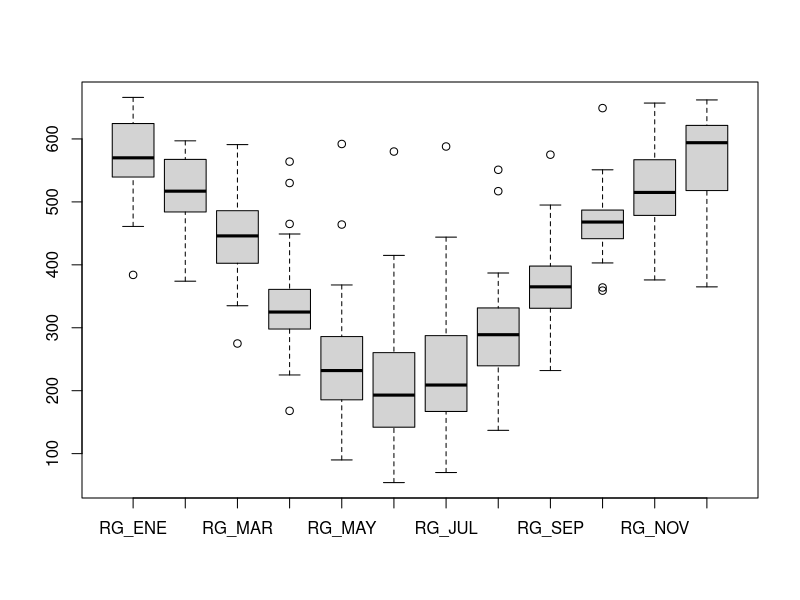
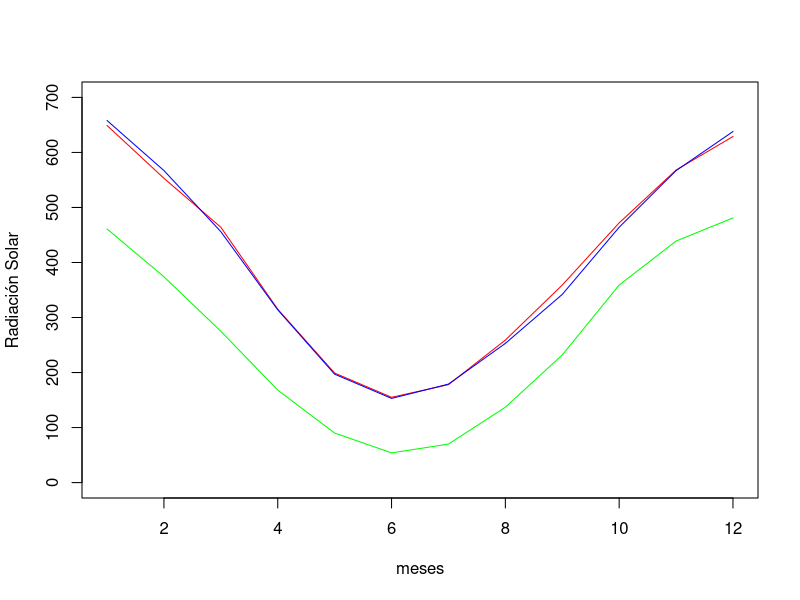
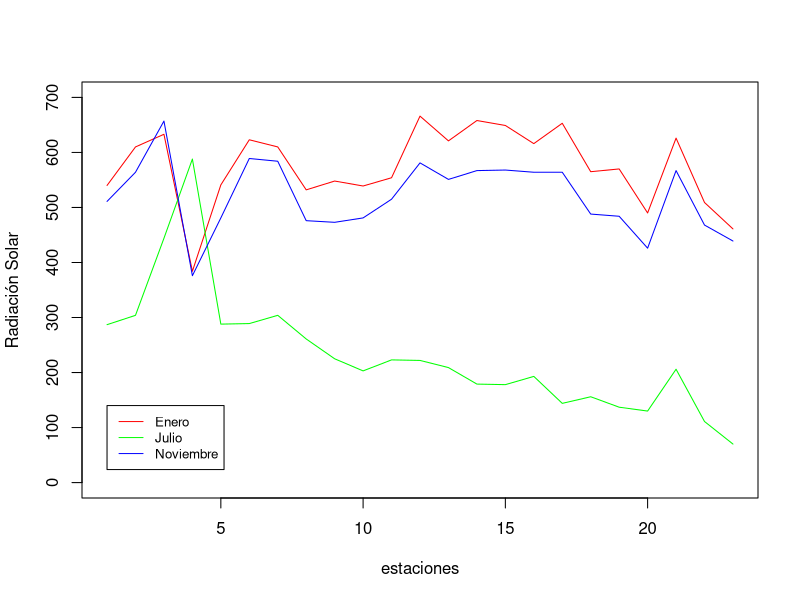
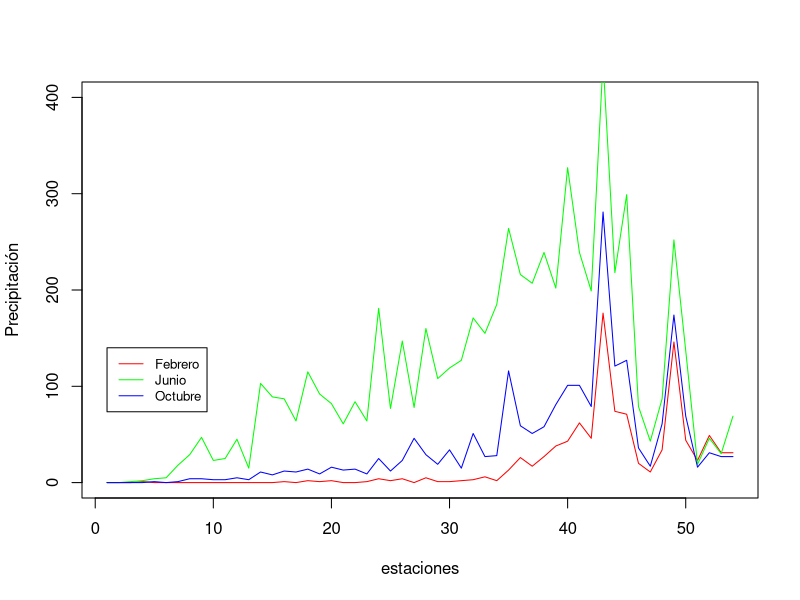

Generate these figures, in order, with R:
## ---- chunk 1
#| eval: true
# Leer el archivo data_rs.csv con la función read.csv2. El archivo está guardado en la ruta 'data/data_rs.csv'. Se asignó al objeto data_rs en R.
data_rs <- read.csv2('data/data_rs.csv')

# el objeto data_rs ahora tiene los datos de radiación solar 
#
# función "head" para ver sólo las primeras 6 filas. 
head(data_rs) 
## ---- chunk 2
#| eval: true
# para graficar se utiliza la función boxplot, como argumento se ingresa los datos seleccionando las columnas entre las 6 a la 17 que corresponde a los meses entre enero a diciembre
boxplot(data_rs[,6:17])
## ---- chunk 3
#| eval: true
# la función sample permite tomar una muestra aleatoria 
set.seed(987)
s <- sample(x = 1:23, size =3)

#guarda los datos de radiación solar de la primera estación de la
#muestra anteriro cuya posición se encuentra en el vector númerico
#"s". Selecciona las columnas 6:17 que corresponde a los meses entre
#enero a diciembre. El valor devuelto corresponde a un data.frame,
#por lo que se utiliza la función "as.numeric" para transformarlo en
#un vector númerico y así poder graficarlo.

data_rs_estacion1 <- as.numeric(data_rs[s[1],6:17])

# ahora lo mismo para la segunda y tercera estacion de la muestra
data_rs_estacion2 <- as.numeric(data_rs[s[2],6:17])
data_rs_estacion3 <- as.numeric(data_rs[s[3],6:17])

# la función plot realiza la gráfica, el argumneto type ='l' indica # que se grafique como tipo linea, col = 'red', indica el color de 
# la linea. xlab e ylab, sirven para cambiar el nombre del título de # los ejes. ylim le dice a R cuales son los límites del eje y.

plot(data_rs_estacion1,type = 'l',col = 'red',
     ylim = c(0,700), xlab = 'meses',ylab = 'Radiación Solar')

# la función "lines" permite que se cree un gráfico de lineas y se agregué al gráfico anterior. 

lines(data_rs_estacion2,col = 'blue') 
lines(data_rs_estacion3,col = 'green')
## ---- chunk 4
#| eval: true
#| echo: false
plot(data_rs$RG_ENE,col = 'red',type = 'l',ylim = c(0,700),xlab = 'estaciones', ylab = 'Radiación Solar')
lines(data_rs$RG_JUL, col = 'green')
lines(data_rs$RG_NOV, col = 'blue')
legend(1, 140, legend=c("Enero", "Julio", "Noviembre"),
       col=c("red", "green", "blue"), lty=1, cex=0.8)
## ---- chunk 5
#| eval: true
# Método 1:
#
# se realiza la operación lógica == para preguntar a R, en que 
# posición del vector data_rs$REGION es verdadero que está la región # de Valparaiso

ix <- data_rs$REGIÓN == 'VALPARAISO'
data_rs[ix,]

# Método 2
#
subset(data_rs,`REGIÓN` == 'VALPARAISO')
## ---- chunk 6
#| eval: true
#| echo: false
data_pp <- read.csv2('data/data_pre.csv')
plot(data_pp$FEB,col = 'red',type = 'l',ylim = c(0,400),xlab = 'estaciones', ylab = 'Precipitación')
lines(data_pp$JUN, col = 'green')
lines(data_pp$OCT, col = 'blue')
legend(1, 140, legend=c("Febrero", "Junio", "Octubre"),
       col=c("red", "green", "blue"), lty=1, cex=0.8)
